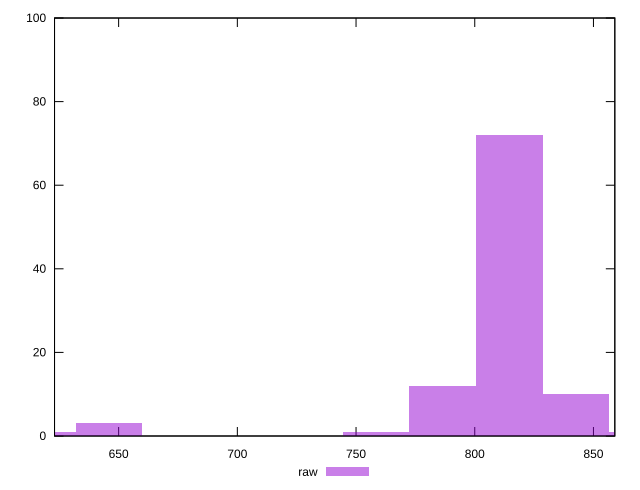

This chart was generated by the following gnuplot code:
reset

$raw <<EOF
786.4374474900291 12
814.5244991861016 72
842.611550882174 10
646.0021890096667 3
758.3503957939566 1
617.9151373135943 1
870.6986025782466 1
EOF

set key outside below
set boxwidth 28.087051696072468
set xrange [623:859]
set yrange [0:100]
set trange [0:100]
set style fill transparent solid 0.5 noborder
set terminal svg size 640, 490 enhanced background rgb 'white'
set output "report_00009_2021-02-08T22-37-41.559Z/render-blocking-resources/samples/pages+cached+noadtech/raw/histogram.svg"

plot $raw title "raw" with boxes

reset
